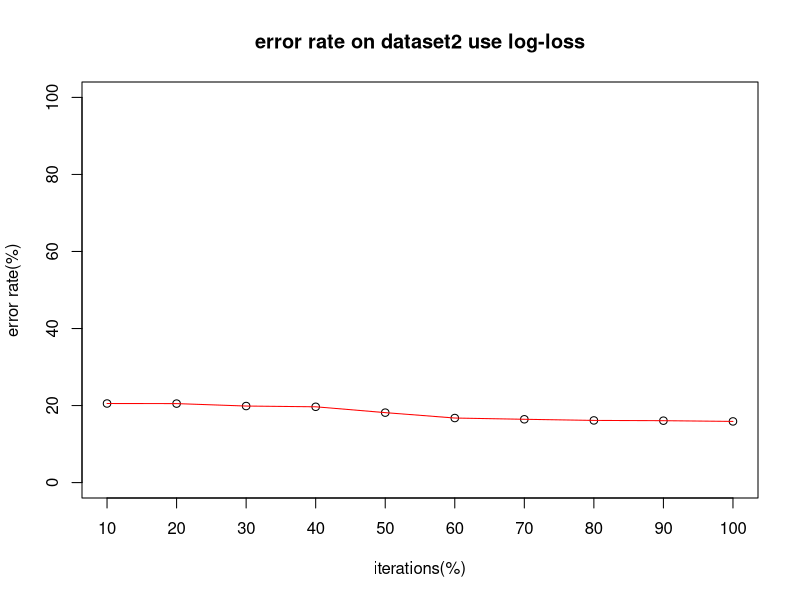

Write R code to recreate this figure.
y <- c(0.2053313678520975, 0.20508568269762295, 0.19875928996990355, 0.19679380873410723, 0.1816227504453043, 
       0.16761869664025553, 0.16436336834346787, 0.1614151464897734, 0.1607395123149684, 0.15883545236779073)
x <- c(0,0,0,0,0,0,0,0,0,0)
for(i in 1:10){
  x[i]=i
}
plot(x,y, axes=FALSE,ann = FALSE,xlim = c(1,10),ylim = c(0,1))
box()
lines(x,y,col="red")
title(main = "error rate on dataset2 use log-loss")
axis(1, at = 1:10, lab = c("10", "20", "30", "40", "50", "60"
                                 , "70", "80", "90", "100"))
axis(2, at = 0.2*0:5, lab = c("0", "20", "40", "60", "80", "100"))
title(xlab = "iterations(%)")
title(ylab = "error rate(%)")